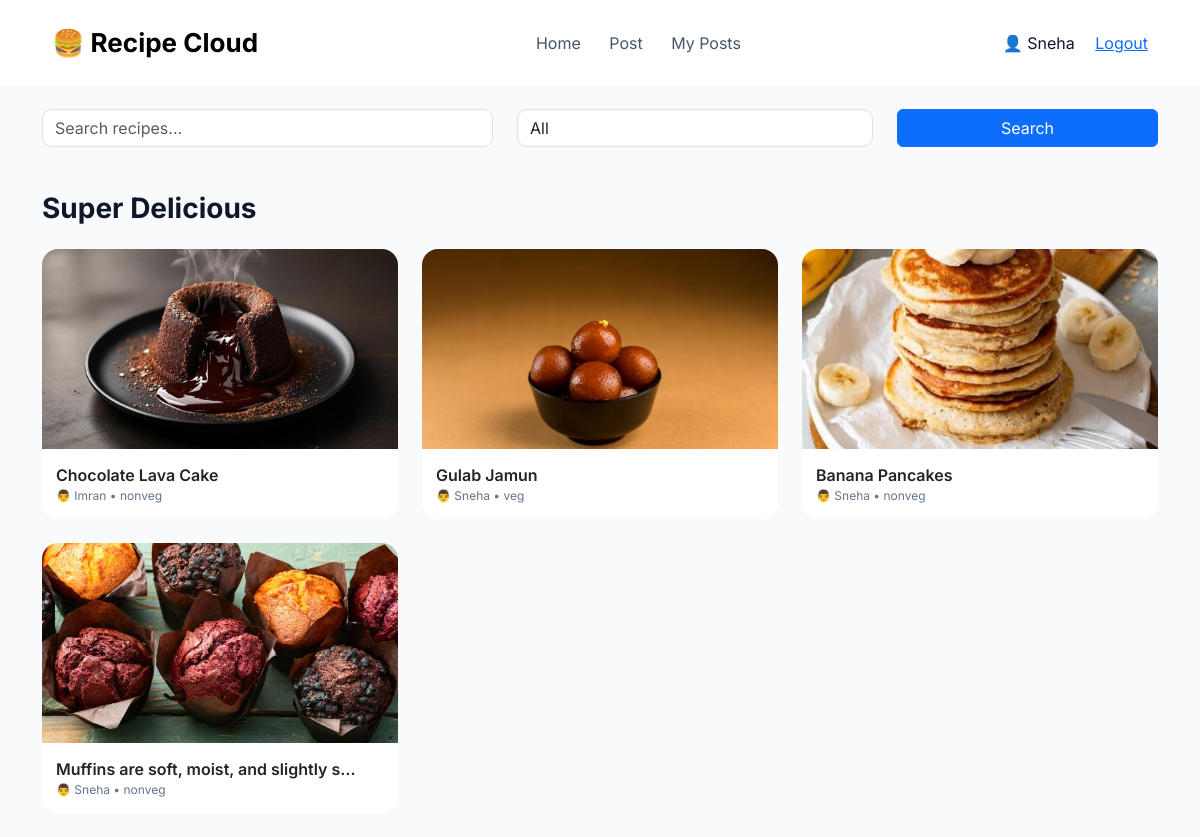
The page /posts/ (signed in) on the database its author committed.
### users/models.py (models this page shows)
class User(AbstractUser):
    bio = models.TextField(blank=True)
    profile_image = models.ImageField(upload_to='profiles/', null=True, blank=True)
    security_question = models.CharField(max_length=255, blank=True)
    security_answer = models.CharField(max_length=255, blank=True)

### posts/models.py (models this page shows)
class Post(models.Model):
    user = models.ForeignKey(settings.AUTH_USER_MODEL, on_delete=models.CASCADE)
    media = models.FileField(upload_to='posts/', validators=[validate_media])
    description = models.TextField(blank=True)
    ingredients = models.TextField(blank=True)
    created_at = models.DateTimeField(auto_now_add=True)

### posts/views.py (the view)
# urls.py: path('', views.posts_home, name='posts_home'),   # ✅ FIXED
def posts_home(request):
    posts = Post.objects.all().order_by('-created_at')
    return render(request, 'users/home.html', {
        'posts': posts
    })

### users/templates/users/home.html (shortened to what this page needs)
<!DOCTYPE html>
<html>
<head>
    <link href="https://cdn.jsdelivr.net/npm/bootstrap@5.3.0/dist/css/bootstrap.min.css" rel="stylesheet">
</head>
<body>
<nav class="navbar">
    <div class="container d-flex justify-content-between align-items-center">
        <div class="navbar-brand">🍔 Recipe Cloud</div>
        <div>
<a href="{% url 'posts_home' %}" class="nav-link d-inline">Home</a>
            <a href="{% url 'create_post' %}" class="nav-link d-inline">Post</a>
            <a href="{% url 'my_posts' %}" class="nav-link d-inline">My Posts</a>
        </div>
        <div>
            👤 {{ request.user.username }}
<a href="{% url 'logout' %}" class="ms-3">Logout</a>
        </div>
    </div>
</nav>
<div class="container">
    <form method="GET" class="search-box mt-4">
        <div class="row">
            <div class="col-md-5">
                <input type="text" name="q" placeholder="Search recipes..." class="form-control">
            </div>
            <div class="col-md-4">
                <select name="category" class="form-control">
                    <option value="">All</option>
                </select>
            </div>
            <div class="col-md-3">
                <button class="btn btn-primary w-100">Search</button>
            </div>
        </div>
    </form>
    <div class="section-title">Super Delicious</div>
    <div class="row">
        {% for post in posts %}
        <div class="col-md-6 col-lg-4 mb-4">
            <div class="card z-card">
                <img src="{{ post.media.url }}"
                     data-bs-toggle="modal"
                     data-bs-target="#postModal{{ post.id }}">
                <div class="z-card-body">
                    <div class="z-title">
                        {{ post.description|truncatechars:40 }}
                    </div>
                    <div class="z-meta">
                        👨 {{ post.user.username }} • {{ post.category }}
                    </div>
                </div>
            </div>
        </div>
        {% endfor %}
    </div>
</div>
</body>
</html>

### users/templates/users/home.html (style rules this page uses)
body { background: #f8fafc; font-family: 'Inter', sans-serif; color: #0f172a; }
.navbar { background: #fff; padding: 18px 40px; }
.navbar-brand { font-weight: 700; font-size: 26px; }
.nav-link { margin: 0 12px; color: #475569 !important; }
.search-box input, .search-box select { border-radius: 10px; }
.section-title { font-size: 28px; font-weight: 700; margin: 40px 0 20px; }
.z-card { border-radius: 16px; overflow: hidden; border: none; background: #fff; transition: 0.3s; }
.z-card img { height: 200px; object-fit: cover; }
.z-card-body { padding: 14px; }
.z-title { font-weight: 600; }
.z-meta { font-size: 12px; color: #64748b; }

### rows shown on the page
User: user.username "Sneha"
Post: media (picture), description "Chocolate Lava Cake", user.username "Imran", category "nonveg"
Post: media (picture), description "Gulab Jamun", user.username "Sneha", category "veg"
Post: media (picture), description "Banana Pancakes", user.username "Sneha", category "nonveg"
Post: media (picture), description "Muffins are soft, moist, and slightly s…", user.username "Sneha", category "nonveg"
